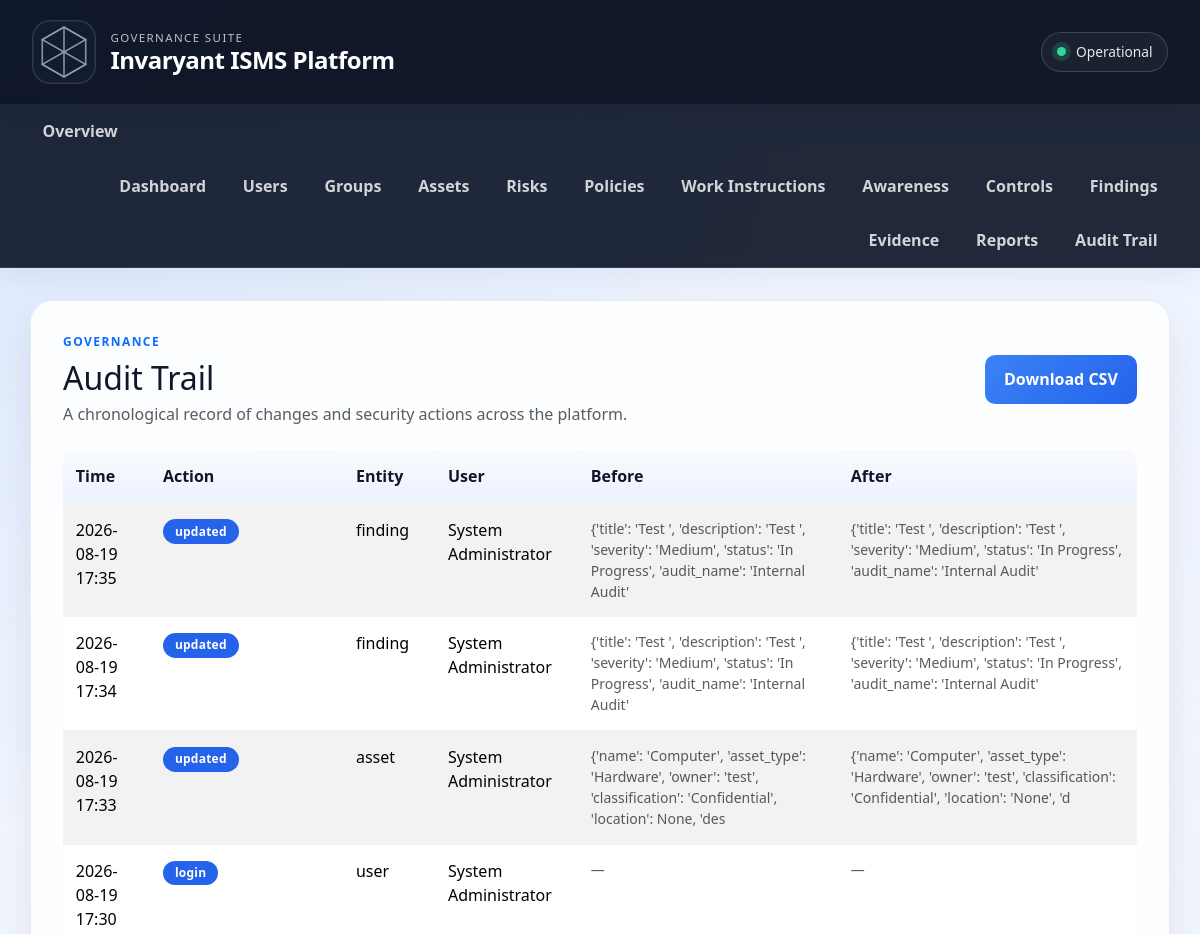
The app's page /audit-trail (signed in, upper part), older data.
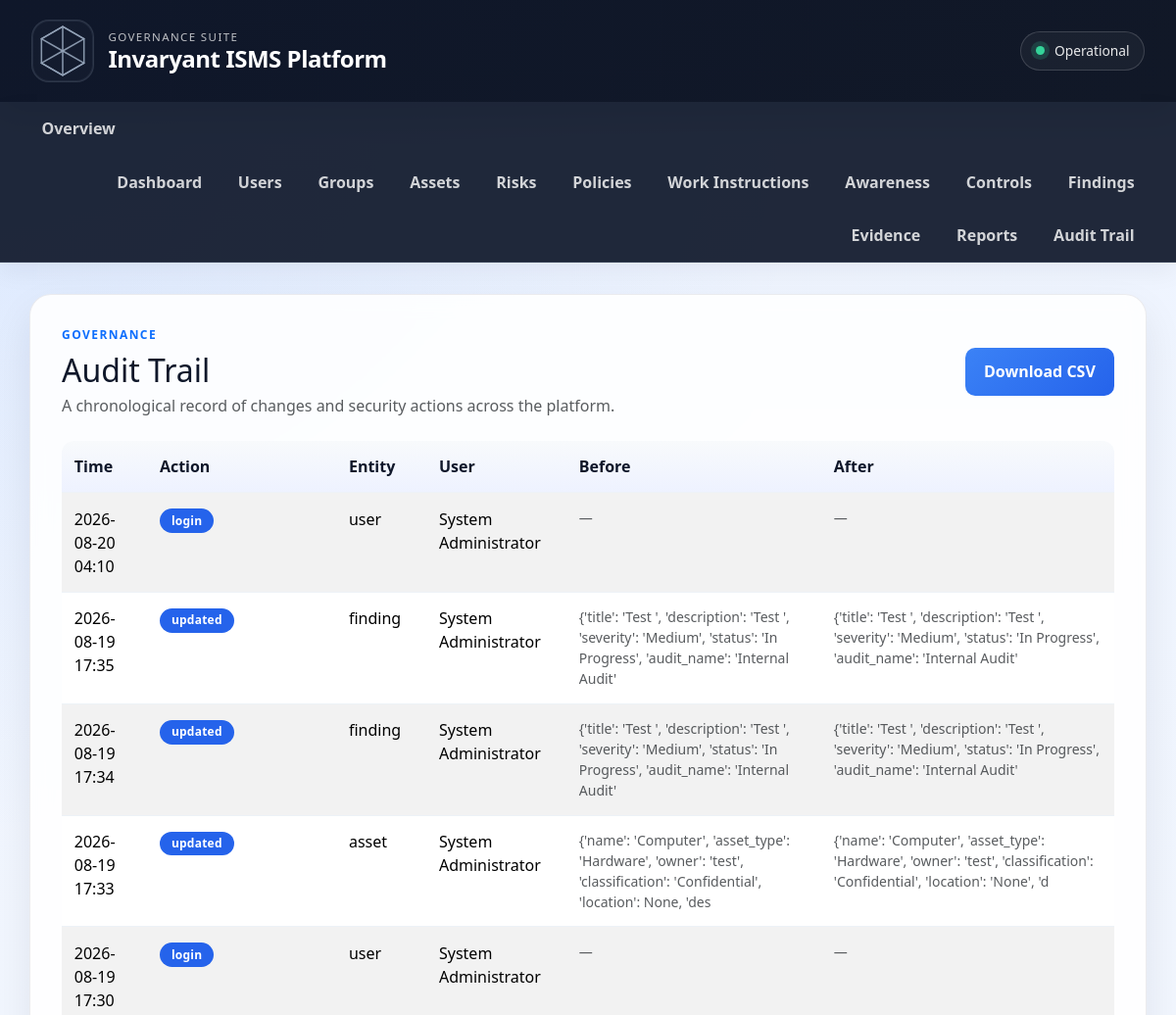
The same page, newer data.
### app/models.py (models this page shows, shortened)
class AuditEvent(db.Model):
    __tablename__ = 'audit_events'
    id = db.Column(db.Integer, primary_key=True)
    tenant_id = db.Column(db.Integer, db.ForeignKey('tenants.id'), nullable=False, default=1)
    user_id = db.Column(db.Integer, db.ForeignKey('users.id'), nullable=True)
    entity_type = db.Column(db.String(100), nullable=False)
    entity_id = db.Column(db.Integer, nullable=True)
    action = db.Column(db.String(100), nullable=False)
    before_value = db.Column(db.Text, nullable=True)
    after_value = db.Column(db.Text, nullable=True)
    ip_address = db.Column(db.String(64), nullable=True)
    signature_hash = db.Column(db.String(128), nullable=True)
    signed_change = db.Column(db.Text, nullable=True)
    created_at = db.Column(db.DateTime, default=datetime.utcnow)
    user = db.relationship('User', backref='audit_events')

class User(UserMixin, db.Model):
    __tablename__ = 'users'
    id = db.Column(db.Integer, primary_key=True)
    tenant_id = db.Column(db.Integer, db.ForeignKey('tenants.id'), nullable=False)
    email = db.Column(db.String(255), unique=True, nullable=False)
    password_hash = db.Column(db.String(255), nullable=False)
    full_name = db.Column(db.String(200), nullable=False)
    role_id = db.Column(db.Integer, db.ForeignKey('roles.id'), nullable=False)
    is_active = db.Column(db.Boolean, default=True)
    mfa_enabled = db.Column(db.Boolean, default=False)
    mfa_secret = db.Column(db.String(64), nullable=True)
    created_at = db.Column(db.DateTime, default=datetime.utcnow)
    last_login_at = db.Column(db.DateTime, nullable=True)
    role = db.relationship('Role', backref='users')

### app/routes.py (the view)
@main.route('/audit-trail')
@login_required
@require_roles('admin', 'security_manager', 'auditor')
def audit_trail():
    events = AuditEvent.query.filter_by(tenant_id=current_user.tenant_id).order_by(AuditEvent.created_at.desc()).all()
    return render_template('audit_trail.html', events=events)

### app/routes.py (called while the page is built)
def require_roles(*allowed_roles):
    def decorator(func):
        @wraps(func)
        @login_required
        def wrapped(*args, **kwargs):
            if not current_user.is_authenticated:
                flash('Please log in to continue.')
                return redirect(url_for('main.login'))
            user_role = current_user.role.name if current_user.role else 'user'
            if user_role not in allowed_roles and user_role != 'admin':
                flash('You do not have permission to access this page.')
                return redirect(url_for('main.index'))
            return func(*args, **kwargs)
        return wrapped
    return decorator

### app/templates/audit_trail.html (shortened to what this page needs)
{% extends "base.html" %}
{% block content %}
<div class="d-flex flex-column flex-lg-row justify-content-between align-items-lg-center mb-4 gap-3">
    <div>
        <p class="text-uppercase fw-bold text-primary mb-2" style="letter-spacing: 0.12em; font-size: 0.75rem;">Governance</p>
        <h2 class="mb-1">Audit Trail</h2>
        <p class="text-muted mb-0">A chronological record of changes and security actions across the platform.</p>
    </div>
    <a href="/reports/audit-log.csv" class="btn btn-primary">Download CSV</a>
</div>
{% if events %}
<div class="table-responsive">
    <table class="table table-striped align-middle">
        <thead>
            <tr>
                <th>Time</th>
                <th>Action</th>
                <th>Entity</th>
                <th>User</th>
                <th>Before</th>
                <th>After</th>
            </tr>
        </thead>
        <tbody>
            {% for event in events %}
            <tr>
                <td>{{ event.created_at.strftime('%Y-%m-%d %H:%M') }}</td>
                <td><span class="badge badge-primary" style="background: #2563eb;">{{ event.action }}</span></td>
                <td>{{ event.entity_type }}</td>
                <td>{{ event.user.full_name if event.user else 'System' }}</td>
                <td class="text-muted small">{{ event.before_value[:120] if event.before_value else '—' }}</td>
                <td class="text-muted small">{{ event.after_value[:120] if event.after_value else '—' }}</td>
            </tr>
            {% endfor %}
        </tbody>
    </table>
</div>
{% else %}
<div class="empty-state">
    <h5 class="mb-2">No audit events yet</h5>
    <p class="mb-0">Activity will appear here as users create and update records.</p>
</div>
{% endif %}
{% endblock %}

Row changes from the older to the newer data that the page shows:
added AuditEvent: created_at "2026-08-20 04:10", action "login", entity_type "user", user "System Administrator", before_value "—", after_value "—"
